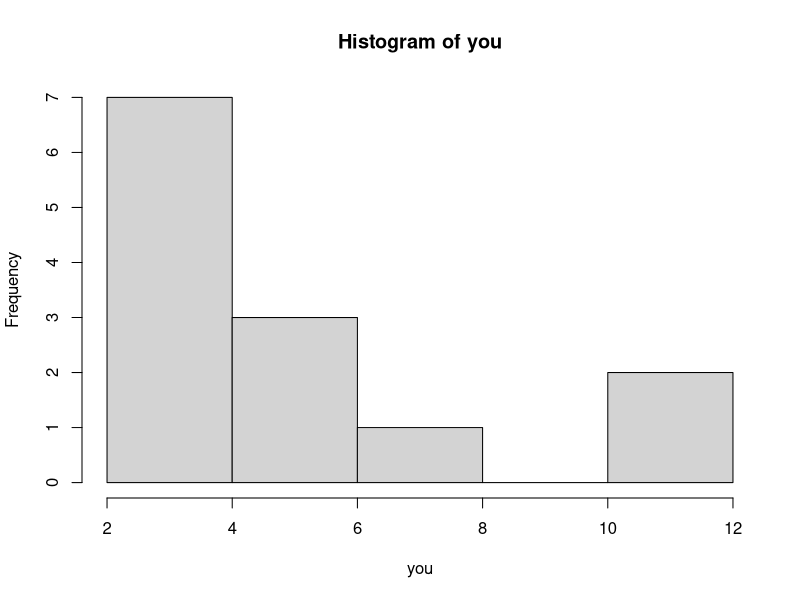
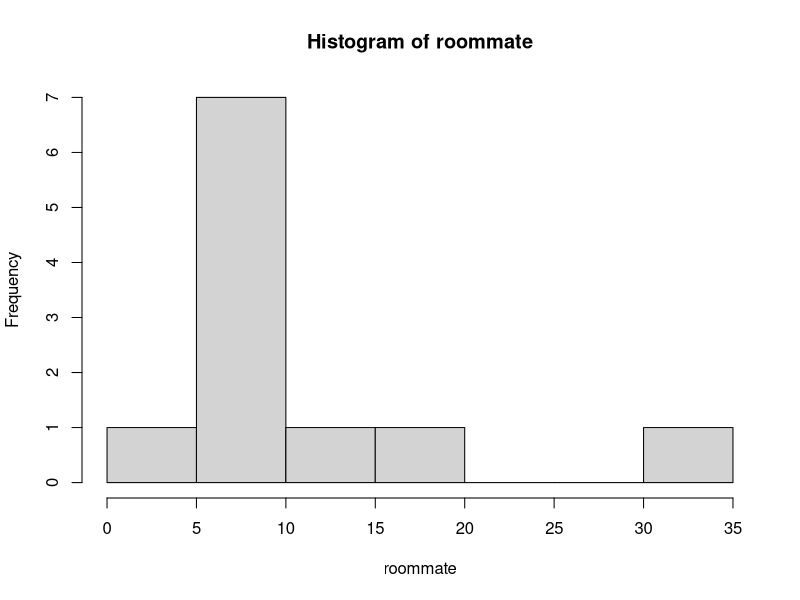

Recreate these plots in R, in order.
roommate <- c(6,6.25,5.75,6.5,6,15,35,20,4,5.25,5.75)
you <- c(3.5,5.5,4,4,4,6,11,12,3,4,4.25,7,3.25)
t.test(roommate,you,conf.level=0.9)

#Because neither data set is normal and the sample size is too small our t-test assumptions are violated
hist(you)
hist(roommate)

#Function to see the true difference in means

shower.time <- function(data1, data2, alpha = 0.10, BSsamples = 5000) {
  estimate <- NULL
  for (i in 1:BSsamples) {
    sample1 <- sample(data1, replace = TRUE)
    sample2 <- sample(data2, replace = TRUE)
    estimate[i] <- mean(sample1) - mean(sample2)
  }
  quantile(estimate, probs = c(alpha/2, 1-alpha/2))
}

shower.time(roommate,you)

#At the .10 level of significance I would conclude given the confidence interval that your roommate
#takes significantly longer showers than yourself.

